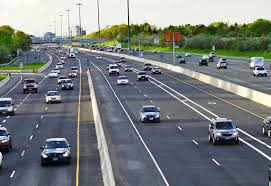
#> input picture images.jpg, 271 x 186 px, found by its file name
$ python cv_7.py
#> lines starting #> are read from the running program, lines starting #| are printed output that depends on the picture
import cv2

img = cv2.imread("D:\images\images.jpg")
#> img is the input picture: shape (186, 271, 3); mean B, G, R 125, 125.3, 119.3
row = img.shape[1]
#> row = 271
column = img.shape[0]
#> column = 186

center = (column/2, row/2)
#> center = (93, 135.5)
angle = 180

r = cv2.getRotationMatrix2D(center,angle,1)

rotate = cv2.warpAffine(img,r,(column,row))
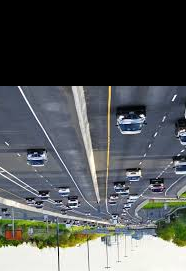
#> rotate: shape (271, 186, 3); mean B, G, R 87.2, 86, 82.3

cv2.imshow("Rotated",rotate)
cv2.waitKey(0)
cv2.destroyAllWindows()
